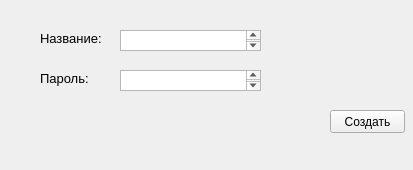
<?xml version="1.0" encoding="UTF-8"?>
<ui version="4.0">
 <class>CreateRoomDialog</class>
 <widget class="QMainWindow" name="CreateRoomDialog">
  <property name="geometry">
   <rect>
    <x>0</x>
    <y>0</y>
    <width>413</width>
    <height>170</height>
   </rect>
  </property>
  <property name="windowTitle">
   <string>MainWindow</string>
  </property>
  <widget class="QWidget" name="centralwidget">
   <widget class="QLabel" name="RoomNameLbl">
    <property name="geometry">
     <rect>
      <x>40</x>
      <y>30</y>
      <width>71</width>
      <height>16</height>
     </rect>
    </property>
    <property name="font">
     <font>
      <pointsize>10</pointsize>
     </font>
    </property>
    <property name="text">
     <string>Название:</string>
    </property>
   </widget>
   <widget class="QLabel" name="RoomPasswordLbl">
    <property name="geometry">
     <rect>
      <x>40</x>
      <y>70</y>
      <width>71</width>
      <height>16</height>
     </rect>
    </property>
    <property name="font">
     <font>
      <pointsize>10</pointsize>
     </font>
    </property>
    <property name="text">
     <string>Пароль:</string>
    </property>
   </widget>
   <widget class="QTextEdit" name="RoomNameText">
    <property name="geometry">
     <rect>
      <x>120</x>
      <y>30</y>
      <width>141</width>
      <height>21</height>
     </rect>
    </property>
   </widget>
   <widget class="QTextEdit" name="RoomPasswordText">
    <property name="geometry">
     <rect>
      <x>120</x>
      <y>70</y>
      <width>141</width>
      <height>21</height>
     </rect>
    </property>
   </widget>
   <widget class="QPushButton" name="CreateRoomBtn">
    <property name="geometry">
     <rect>
      <x>330</x>
      <y>110</y>
      <width>75</width>
      <height>23</height>
     </rect>
    </property>
    <property name="text">
     <string>Создать</string>
    </property>
   </widget>
  </widget>
  <widget class="QMenuBar" name="menubar">
   <property name="geometry">
    <rect>
     <x>0</x>
     <y>0</y>
     <width>413</width>
     <height>21</height>
    </rect>
   </property>
  </widget>
 </widget>
 <resources/>
 <connections/>
</ui>
